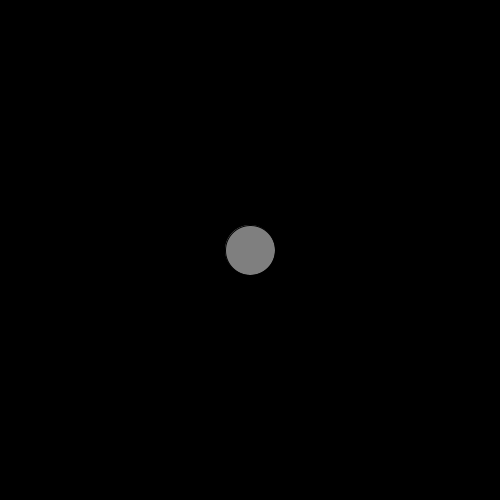
Frame 1 (no input)
Frame 60 (the mouse pressed at the canvas centre just before this capture): identical to frame 1, image omitted
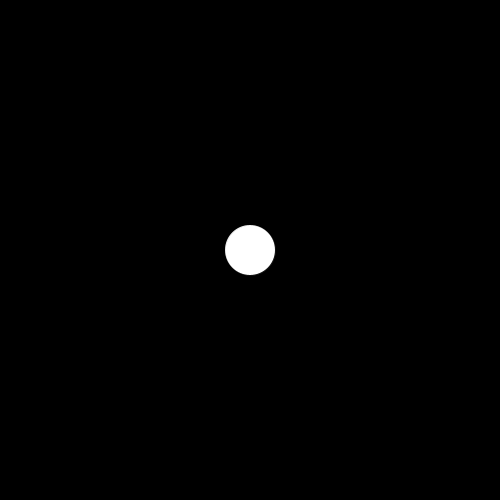
Frame 120 (the mouse held since frame 60 and released just before this capture)

The Processing sketch that drew these frames (run headless with seeded random() and noise(); from frame 60 on, the mouse is pressed at the canvas centre):

// Processing sketch: button_00
// ── button_00.pde
float x=250;
float y=250;
float size=50;

float circleStrokeWeightInactive=1;
color circleStrokeColorInactive=color(0);
color fillColorInactive=color(127);

float circleStrokeWeightHighlighted=0;
color circleStrokeColorHighlighted=color(127);
color fillColorHighlighted=color(255);


color backgroundColor=color(0);

void setup() {
  size(500, 500);
  background(backgroundColor);
}

void draw() {
  background(backgroundColor);
  drawCircle();
}

void drawCircle() {
  styleCircle(mouseIsOver());
  circle(x, y, size);
}

void styleCircle(boolean _mouseIsOver) {
  //_mode KEY 0 = inactive, 1 = highlighted, 2 = pressed

  if (_mouseIsOver) {
    // highlighted
    strokeWeight(circleStrokeWeightHighlighted);
    stroke(circleStrokeColorHighlighted);
    fill(fillColorHighlighted);
  } else {
    // inactive
    strokeWeight(circleStrokeWeightInactive);
    stroke(circleStrokeColorInactive);
    fill(fillColorInactive);
  }
  
}

boolean mouseIsOver() {
  return dist(x, y, mouseX, mouseY) < size/2;
}
